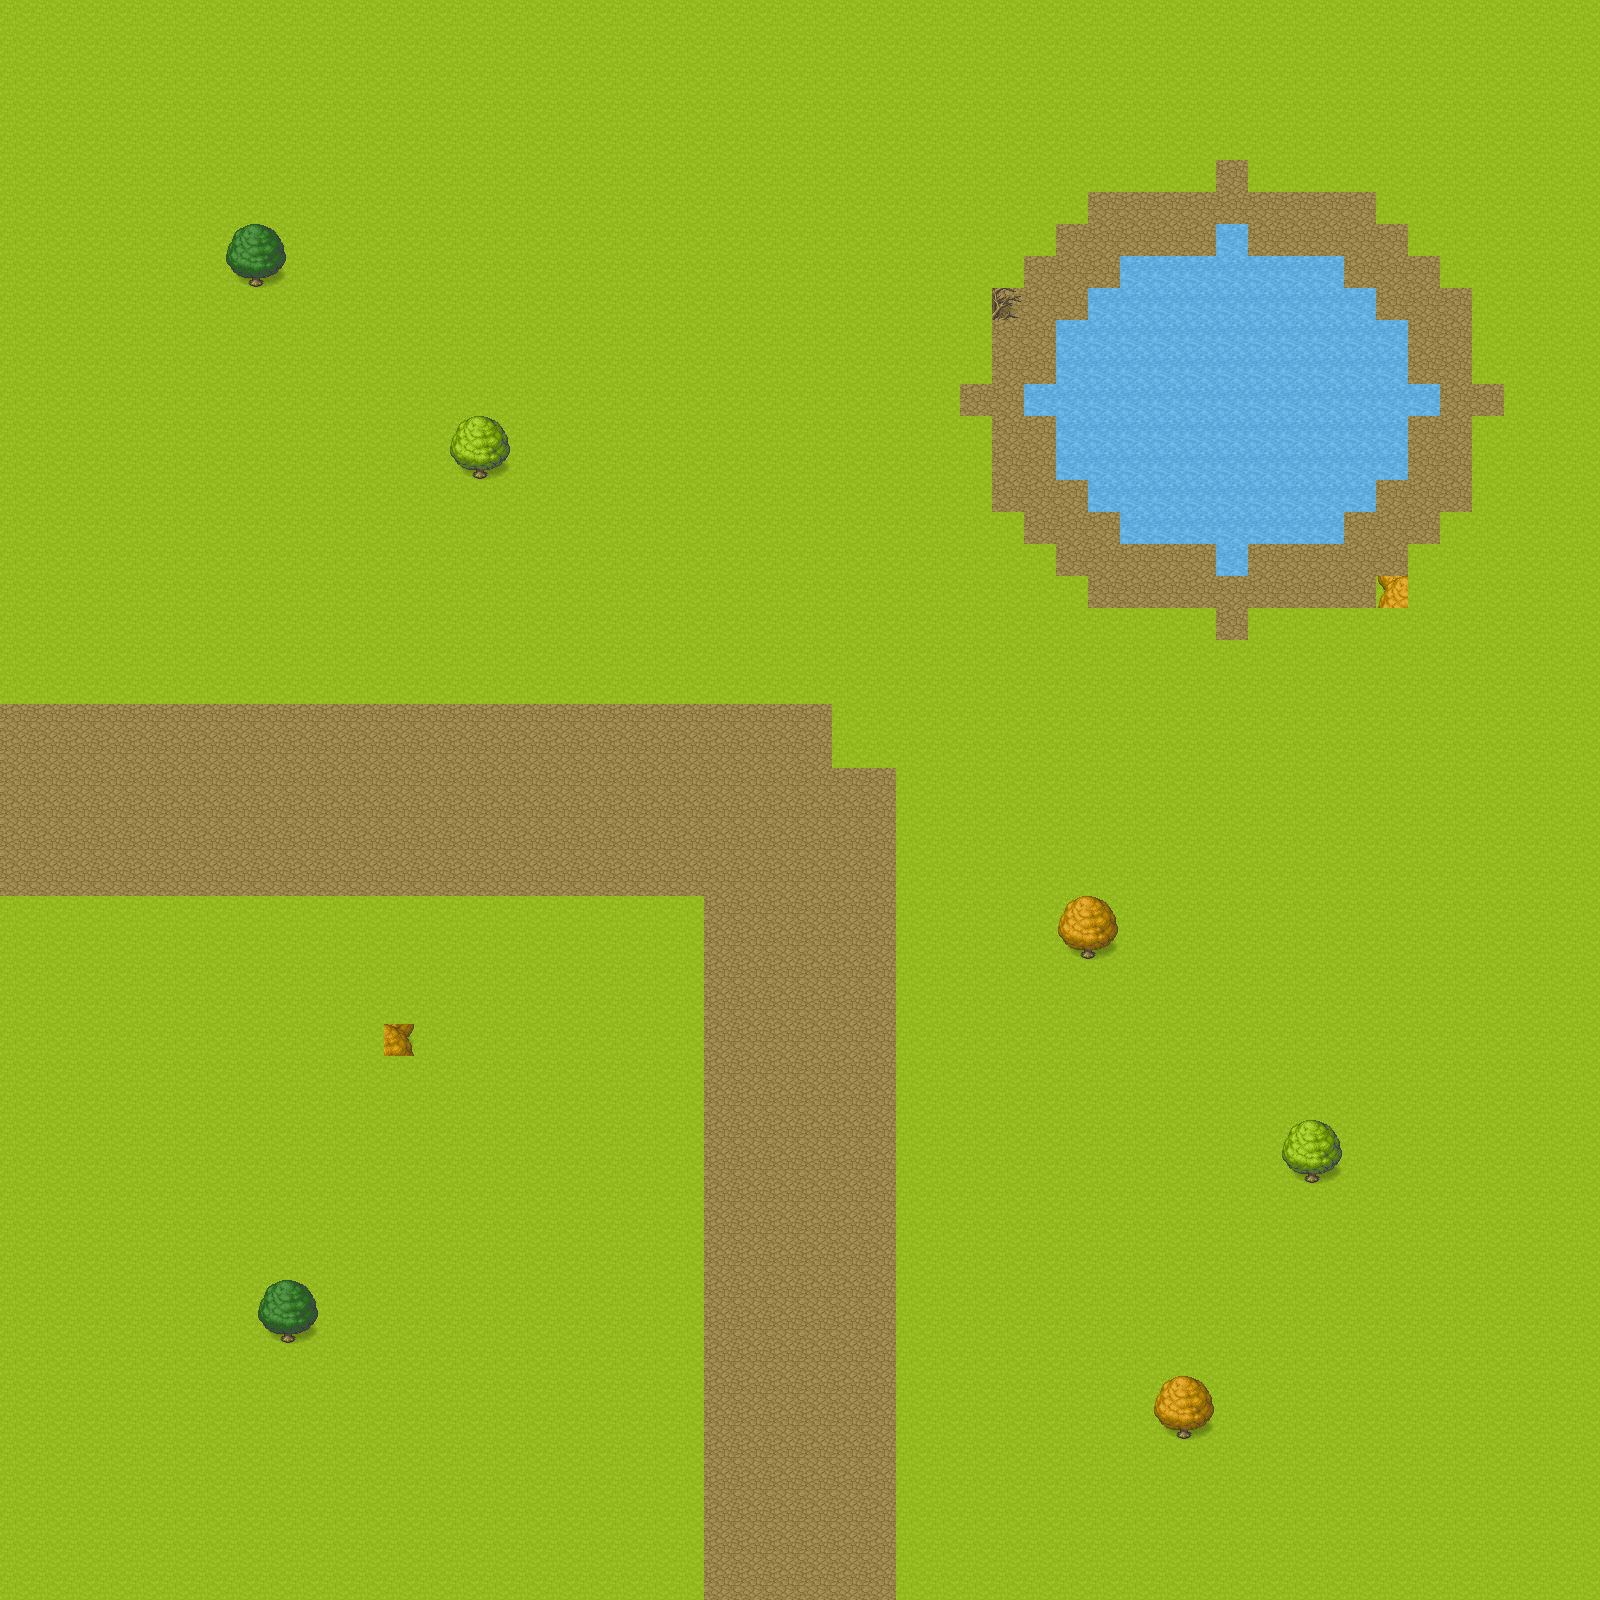

Tiled map render using the project's own tile images. Description and the map definition, with tile-layer contents summarised, below:
An orthogonal 50x50 tile map with 32x32 px tiles, 3 tile layers (Ground, Terrain, Objects), 3 tilesets.

<map version="1.9" tiledversion="1.9.2" orientation="orthogonal" renderorder="right-down" width="50" height="50" tilewidth="32" tileheight="32" infinite="0" nextlayerid="5" nextobjectid="2">
 <tileset firstgid="1" source="[Base]BaseChip_pipo.tsx" />
 <tileset firstgid="1001" source="[A]Water_pipo.tsx" />
 <tileset firstgid="4073" source="[A]Dirt_pipo.tsx" />
 <layer id="1" name="Ground" width="50" height="50">
  <data>[2500 cells, 2500 non-empty, 1 distinct tile ids]</data>
 </layer>
 <layer id="2" name="Terrain" width="50" height="50">
  <data>[2500 cells, 471 non-empty, 2 distinct tile ids]</data>
 </layer>
 <layer id="3" name="Objects" width="50" height="50">
  <data>[2500 cells, 27 non-empty, 15 distinct tile ids]</data>
 </layer>
 <objectgroup id="4" name="Positions">
 </objectgroup>
</map>
